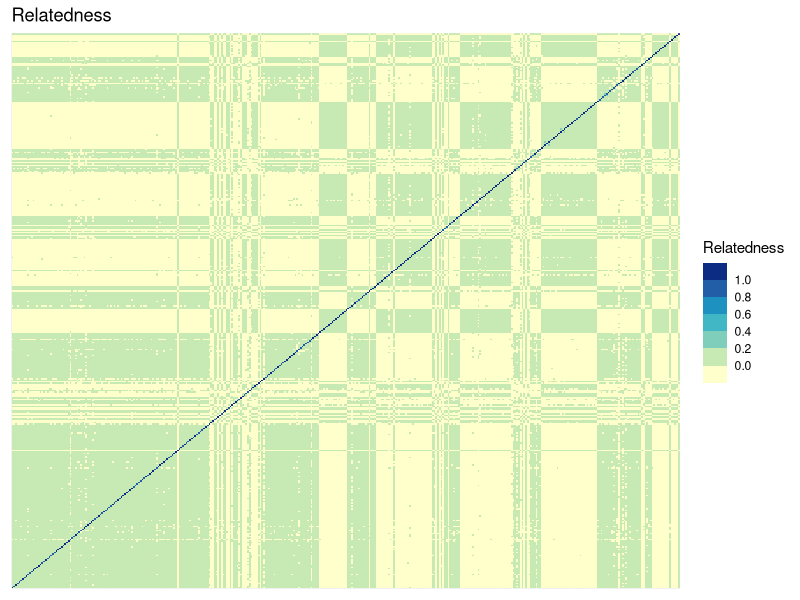

Write R code to recreate this figure.
a <- read.table("relatedness.txt")
a <-as.matrix(a)
custom_order <- read.table("names_ordered_by_pop.txt")
custom_order <- as.vector(custom_order$V1)
a <- a[custom_order, custom_order, drop = FALSE]


library(ggplot2)
# Create a ggplot heatmap with custom settings
ggplot(data = reshape2::melt(a), aes(x = Var1, y = Var2, fill = value)) +
    geom_tile(width = 1) +
    scale_fill_fermenter(palette = "YlGnBu",breaks = seq(0, 1, by = 0.2),  limits = c(-0.2, 1.2), na.value = "grey", direction = 1) +
    theme_minimal() +
    labs(title = "Relatedness", fill = "Relatedness") +
    theme(axis.text = element_blank(),
          axis.title = element_blank())
